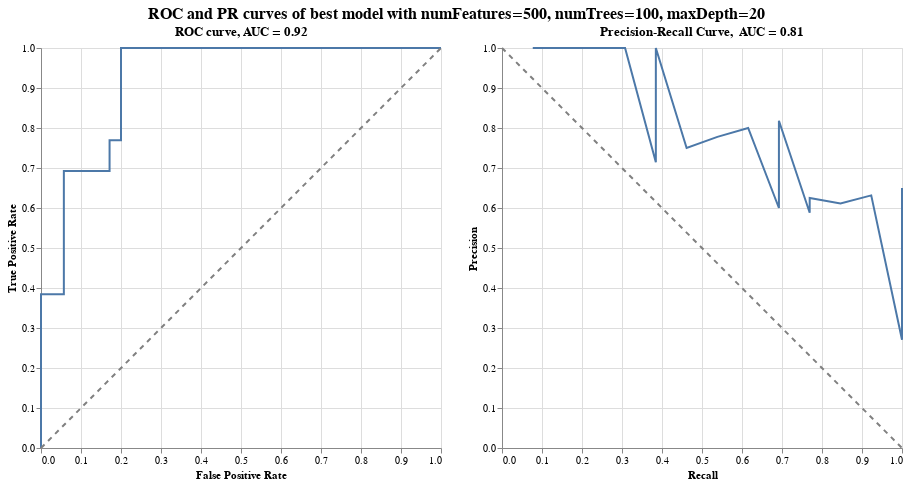

Source (notebook cell):
### Code cell
evaluate_per_threshold(best_preds_df)

### Figure 1 — Vega-Lite specification as saved in the notebook (floating-point values rounded to 4 significant figures)
{"config": {"view": {"continuousWidth": 300, "continuousHeight": 300}}, "hconcat": [{"layer": [{"data": {"name": "data-f4190c9c02b07608099ec820b46f5b8a"}, "mark": {"type": "line"}, "encoding": {"strokeWidth": {"value": 2}, "tooltip": [{"field": "False Positive Rate", "type": "quantitative"}, {"field": "True Positive Rate", "type": "quantitative"}, {"field": "Threshold", "type": "quantitative"}, {"field": "Accuracy", "type": "quantitative"}, {"field": "F1 Score", "type": "quantitative"}], "x": {"field": "False Positive Rate", "title": "False Positive Rate", "type": "quantitative"}, "y": {"field": "True Positive Rate", "title": "True Positive Rate", "type": "quantitative"}}, "title": "ROC curve, AUC = 0.92"}, {"data": {"name": "data-42f50405073b2dbe8396db6b7dd2f6be"}, "mark": {"type": "line", "color": "gray", "strokeDash": [5, 5]}, "encoding": {"x": {"field": "x", "type": "quantitative"}, "y": {"field": "y", "type": "quantitative"}}}], "height": 400, "width": 400}, {"layer": [{"data": {"name": "data-b13eec2287fa074b64d917cfc048069a"}, "mark": {"type": "line"}, "encoding": {"strokeWidth": {"value": 2}, "tooltip": [{"field": "Recall", "type": "quantitative"}, {"field": "Precision", "type": "quantitative"}, {"field": "Threshold", "type": "quantitative"}, {"field": "F1 Score", "type": "quantitative"}, {"field": "Accuracy", "type": "quantitative"}], "x": {"field": "Recall", "title": "Recall", "type": "quantitative"}, "y": {"field": "Precision", "title": "Precision", "type": "quantitative"}}, "title": "Precision-Recall Curve,  AUC = 0.81"}, {"data": {"name": "data-6f6501bcf19ef5ddfb794029ba7800cd"}, "mark": {"type": "line", "color": "gray", "strokeDash": [5, 5]}, "encoding": {"x": {"field": "x", "type": "quantitative"}, "y": {"field": "y", "type": "quantitative"}}}], "height": 400, "width": 400}], "title": {"text": "ROC and PR curves of best model with numFeatures=500, numTrees=100, maxDepth=20", "anchor": "middle", "fontSize": 16}, "$schema": "https://vega.github.io/schema/vega-lite/v5.20.1.json", "datasets": {"data-f4190c9c02b07608099ec820b46f5b8a": [{"False Positive Rate": 0.0, "True Positive Rate": 0.0, "Threshold": null, "Accuracy": 0.7292, "F1 Score": 0.615}, {"False Positive Rate": 0.0, "True Positive Rate": 0.07692, "Threshold": 0.935, "Accuracy": 0.75, "F1 Score": 0.6611}, {"False Positive Rate": 0.0, "True Positive Rate": 0.3846, "Threshold": 0.79, "Accuracy": 0.8333, "F1 Score": 0.8048}, {"False Positive Rate": 0.05714, "True Positive Rate": 0.3846, "Threshold": 0.768, "Accuracy": 0.7917, "F1 Score": 0.7686}, {"False Positive Rate": 0.05714, "True Positive Rate": 0.6923, "Threshold": 0.535, "Accuracy": 0.875, "F1 Score": 0.8715}, {"False Positive Rate": 0.1714, "True Positive Rate": 0.6923, "Threshold": 0.443, "Accuracy": 0.7917, "F1 Score": 0.796}, {"False Positive Rate": 0.1714, "True Positive Rate": 0.7692, "Threshold": 0.353, "Accuracy": 0.8125, "F1 Score": 0.818}, {"False Positive Rate": 0.2, "True Positive Rate": 0.7692, "Threshold": 0.34, "Accuracy": 0.7917, "F1 Score": 0.7992}, {"False Positive Rate": 0.2, "True Positive Rate": 1.0, "Threshold": 0.29, "Accuracy": 0.8542, "F1 Score": 0.8615}, {"False Positive Rate": 0.2286, "True Positive Rate": 1.0, "Threshold": 0.289, "Accuracy": 0.8333, "F1 Score": 0.8422}, {"False Positive Rate": 0.2857, "True Positive Rate": 1.0, "Threshold": 0.266, "Accuracy": 0.7917, "F1 Score": 0.8032}, {"False Positive Rate": 0.5429, "True Positive Rate": 1.0, "Threshold": 0.071, "Accuracy": 0.6042, "F1 Score": 0.614}, {"False Positive Rate": 0.6, "True Positive Rate": 1.0, "Threshold": 0.07, "Accuracy": 0.5625, "F1 Score": 0.5665}, {"False Positive Rate": 0.6286, "True Positive Rate": 1.0, "Threshold": 0.059, "Accuracy": 0.5417, "F1 Score": 0.5417}, {"False Positive Rate": 0.8, "True Positive Rate": 1.0, "Threshold": 0.052, "Accuracy": 0.4167, "F1 Score": 0.3735}, {"False Positive Rate": 1.0, "True Positive Rate": 1.0, "Threshold": 0.041, "Accuracy": 0.2708, "F1 Score": 0.1154}], "data-42f50405073b2dbe8396db6b7dd2f6be": [{"x": 0, "y": 0}, {"x": 1, "y": 1}], "data-b13eec2287fa074b64d917cfc048069a": [{"Precision": 0.2708, "Recall": 1.0, "Threshold": 0.041, "F1 Score": 0.1154, "Accuracy": 0.2708}, {"Precision": 0.3171, "Recall": 1.0, "Threshold": 0.052, "F1 Score": 0.3735, "Accuracy": 0.4167}, {"Precision": 0.3714, "Recall": 1.0, "Threshold": 0.059, "F1 Score": 0.5417, "Accuracy": 0.5417}, {"Precision": 0.3824, "Recall": 1.0, "Threshold": 0.07, "F1 Score": 0.5665, "Accuracy": 0.5625}, {"Precision": 0.4062, "Recall": 1.0, "Threshold": 0.071, "F1 Score": 0.614, "Accuracy": 0.6042}, {"Precision": 0.4194, "Recall": 1.0, "Threshold": 0.074, "F1 Score": 0.6368, "Accuracy": 0.625}, {"Precision": 0.4333, "Recall": 1.0, "Threshold": 0.098, "F1 Score": 0.659, "Accuracy": 0.6458}, {"Precision": 0.4483, "Recall": 1.0, "Threshold": 0.099, "F1 Score": 0.6808, "Accuracy": 0.6667}, {"Precision": 0.4643, "Recall": 1.0, "Threshold": 0.116, "F1 Score": 0.7021, "Accuracy": 0.6875}, {"Precision": 0.4815, "Recall": 1.0, "Threshold": 0.117, "F1 Score": 0.7229, "Accuracy": 0.7083}, {"Precision": 0.5, "Recall": 1.0, "Threshold": 0.142, "F1 Score": 0.7434, "Accuracy": 0.7292}, {"Precision": 0.52, "Recall": 1.0, "Threshold": 0.25, "F1 Score": 0.7636, "Accuracy": 0.75}, {"Precision": 0.5417, "Recall": 1.0, "Threshold": 0.264, "F1 Score": 0.7835, "Accuracy": 0.7708}, {"Precision": 0.5652, "Recall": 1.0, "Threshold": 0.266, "F1 Score": 0.8032, "Accuracy": 0.7917}, {"Precision": 0.619, "Recall": 1.0, "Threshold": 0.289, "F1 Score": 0.8422, "Accuracy": 0.8333}, {"Precision": 0.65, "Recall": 1.0, "Threshold": 0.29, "F1 Score": 0.8615, "Accuracy": 0.8542}, {"Precision": 0.6316, "Recall": 0.9231, "Threshold": 0.3, "F1 Score": 0.8411, "Accuracy": 0.8333}, {"Precision": 0.6111, "Recall": 0.8462, "Threshold": 0.32, "F1 Score": 0.8204, "Accuracy": 0.8125}, {"Precision": 0.5882, "Recall": 0.7692, "Threshold": 0.34, "F1 Score": 0.7992, "Accuracy": 0.7917}, {"Precision": 0.625, "Recall": 0.7692, "Threshold": 0.353, "F1 Score": 0.818, "Accuracy": 0.8125}, {"Precision": 0.6, "Recall": 0.6923, "Threshold": 0.443, "F1 Score": 0.796, "Accuracy": 0.7917}, {"Precision": 0.6429, "Recall": 0.6923, "Threshold": 0.457, "F1 Score": 0.8146, "Accuracy": 0.8125}, {"Precision": 0.6923, "Recall": 0.6923, "Threshold": 0.477, "F1 Score": 0.8333, "Accuracy": 0.8333}, {"Precision": 0.75, "Recall": 0.6923, "Threshold": 0.522, "F1 Score": 0.8523, "Accuracy": 0.8542}, {"Precision": 0.8182, "Recall": 0.6923, "Threshold": 0.535, "F1 Score": 0.8715, "Accuracy": 0.875}, {"Precision": 0.8, "Recall": 0.6154, "Threshold": 0.565, "F1 Score": 0.8477, "Accuracy": 0.8542}, {"Precision": 0.7778, "Recall": 0.5385, "Threshold": 0.633, "F1 Score": 0.8227, "Accuracy": 0.8333}, {"Precision": 0.75, "Recall": 0.4615, "Threshold": 0.752, "F1 Score": 0.7964, "Accuracy": 0.8125}, {"Precision": 0.7143, "Recall": 0.3846, "Threshold": 0.768, "F1 Score": 0.7686, "Accuracy": 0.7917}, {"Precision": 0.8333, "Recall": 0.3846, "Threshold": 0.775, "F1 Score": 0.7865, "Accuracy": 0.8125}, {"Precision": 1.0, "Recall": 0.3846, "Threshold": 0.79, "F1 Score": 0.8048, "Accuracy": 0.8333}, {"Precision": 1.0, "Recall": 0.3077, "Threshold": 0.848, "F1 Score": 0.7735, "Accuracy": 0.8125}, {"Precision": 1.0, "Recall": 0.2308, "Threshold": 0.854, "F1 Score": 0.7396, "Accuracy": 0.7917}, {"Precision": 1.0, "Recall": 0.1538, "Threshold": 0.871, "F1 Score": 0.7024, "Accuracy": 0.7708}, {"Precision": 1.0, "Recall": 0.07692, "Threshold": 0.935, "F1 Score": 0.6611, "Accuracy": 0.75}], "data-6f6501bcf19ef5ddfb794029ba7800cd": [{"x": 0, "y": 1}, {"x": 1, "y": 0}]}}
